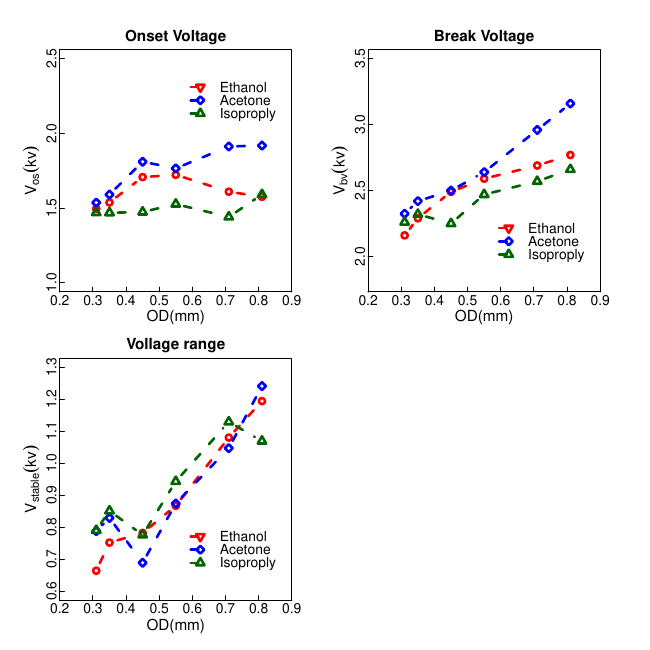

Write R code to recreate this figure.
library(xlsx)

#读取v~h的数据
de_r<-read.xlsx("voltage.xls",sheetName="ethanol_r", header=TRUE)
da_r<-read.xlsx("voltage.xls",sheetName="acetone_r", header=TRUE)
di_r<-read.xlsx("voltage.xls",sheetName="iso_r", header=TRUE)

par(mfrow = c(2,2), mar = c(2,2.6,2,2), oma = c(1,1,1,1))

#pdf("diameter_3liquids.pdf")

plot(de_r$radius, de_r$OV,  col=0, xaxs="i", xlim=c(0.2, 0.9), ylim=c(1, 2.5), 
     xlab="OD(mm)", cex.lab=1.1, mgp=c(1, 0, 0),
     tck=0.02,
     ylab=expression(V["os"](kv)))

title(main="Onset Voltage",line=0.5,cex.main=1.1)

model_eov <- loess(de_r$OV ~ de_r$radius)
fit <- fitted(model_eov)
ord <- order(de_r$radius)

lines(de_r$radius[ord], fit[ord], type="b", col="red", lwd=2.5, lty=2) # 乙醇的拟合曲线

#画图-丙酮
#points(da_r$radius, da_r$OV,  pch=23, col="blue")

model_aov <- loess(da_r$OV ~ da_r$radius)
fit <- fitted(model_aov)
ord <- order(da_r$radius)

lines(da_r$radius[ord], fit[ord], type="b", col="blue", pch=23, lwd=2.5, lty=2) # 丙酮的拟合曲线

#画图-异丙醇
#points(di_r$radius, di_r$OV,  pch=23, col="green")

model_iov <- loess(di_r$OV ~ di_r$radius)
fit <- fitted(model_iov)
ord <- order(di_r$radius)

lines(di_r$radius[ord], fit[ord], type="b", col="darkgreen", pch=24, lwd=2.5, lty=2) # 异丙醇的拟合曲线

#图例标注
legend("topright", bty="n",
       c("Ethanol", "Acetone", "Isoproply"),
       inset=.1,  pch=c(6, 23, 24), 
       col=c("red", "blue", "darkgreen"), 
       lty=2, lwd=2.5, cex=1)

###########bv########
plot(de_r$radius, de_r$BV,  col=0, xaxs="i", xlim=c(0.2, 0.9), ylim=c(1.8, 3.5), 
     xlab="OD(mm)", cex.lab=1.1, mgp=c(1, 0, 0),
     tck=0.02,ylab=expression(V["bv"](kv)))

title( main="Break Voltage",line=0.5,cex.main=1.1)

model_ebv <- loess(de_r$BV ~ de_r$radius)
fit <- fitted(model_ebv)
ord <- order(de_r$radius)

lines(de_r$radius[ord], fit[ord], type="b", col="red", lwd=2.5, lty=2) # 乙醇的拟合曲线

#画图-丙酮
#points(da_r$radius, da_r$BV,  pch=23, col="blue")

model_abv <- loess(da_r$BV ~ da_r$radius)
fit <- fitted(model_abv)
ord <- order(da_r$radius)

lines(da_r$radius[ord], fit[ord], type="b", col="blue", pch=23, lwd=2.5, lty=2) # 丙酮的拟合曲线

#画图-异丙醇
#points(di_r$radius, di_r$BV,  pch=23, col="green")

model_ibv <- loess(di_r$BV ~ di_r$radius)
fit <- fitted(model_ibv)
ord <- order(di_r$radius)

lines(di_r$radius[ord], fit[ord], type="b", col="darkgreen", pch=24, lwd=2.5, lty=2) # 异丙醇的拟合曲线

#图例标注
legend("bottomright",bty="n",
       c("Ethanol", "Acetone", "Isoproply"), inset=.1,
       pch=c(6, 23, 24), col=c("red", "blue", "darkgreen")
       , lty=2, lwd=2.5, cex=1)

###########stable#########
plot(de_r$radius, de_r$stable,  col=0, xaxs="i", xlim=c(0.2, 0.9), ylim=c(0.6, 1.3), 
     xlab="OD(mm)", cex.lab=1.1, mgp=c(1, 0, 0),
     tck=0.02,
     ylab=expression(V["stable"](kv)))

title(main="Vollage range",line=0.5,cex.main=1.1)

model_esv <- loess(de_r$stable ~ de_r$radius)
fit <- fitted(model_esv)
ord <- order(de_r$radius)

lines(de_r$radius[ord], fit[ord], type="b", col="red", lwd=2.5, lty=2) # 乙醇的拟合曲线

#画图-丙酮
#points(da_r$radius, da_r$stable,  pch=23, col="blue")

model_asv <- loess(da_r$stable ~ da_r$radius)
fit <- fitted(model_asv)
ord <- order(da_r$radius)

lines(da_r$radius[ord], fit[ord], type="b", col="blue", pch=23, lwd=2.5, lty=2) # 丙酮的拟合曲线

#画图-异丙醇
#points(di_r$radius, di_r$stable,  pch=23, col="green")

model_isv <- loess(di_r$stable ~ di_r$radius)
fit <- fitted(model_isv)
ord <- order(di_r$radius)

lines(di_r$radius[ord], fit[ord], type="b", col="darkgreen", pch=24, lwd=2.5, lty=2) # 异丙醇的拟合曲线

#图例标注
legend("bottomright", bty="n",
       c("Ethanol", "Acetone", "Isoproply"), 
       inset=.1,  pch=c(6, 23, 24), 
       col=c("red", "blue", "darkgreen"), lty=2, 
       lwd=2.5, cex=1)

#dev.off()